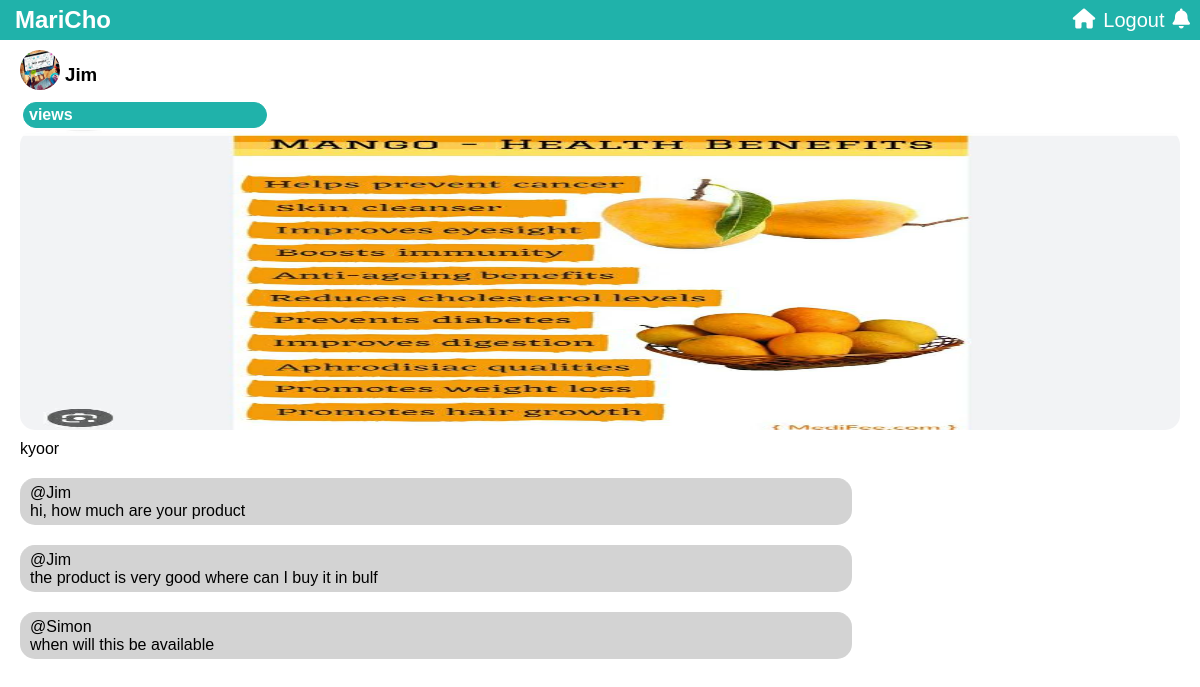
The page /flane/comment-details/8/kyoor on the database its author committed.
### maricho/models.py (models this page shows, shortened)
class Profile(models.Model):
    user = models.ForeignKey(User, on_delete=models.CASCADE, related_name='profile')
    bio = models.TextField(blank=True)
    id_user = models.IntegerField(default=0)
    phone_number = PhoneNumberField(blank=True)
    profileimg = models.ImageField(upload_to='profile_images', default="heart.png")
    location = models.CharField(max_length=100, blank=True)
    followers = models.IntegerField(default=0)
    followed = models.BooleanField(default=False)
    coverimg = models.ImageField(upload_to='cover_images', default=False)

class Post(models.Model):
    user = models.ForeignKey(User, on_delete=models.CASCADE, related_name='posts')
    image = models.ImageField(upload_to='posts/')
    slug = models.SlugField(max_length=250, unique_for_date='created_at', default=False)
    caption = models.TextField(blank=True)
    contact = models.CharField(max_length=100, blank=True)
    created_at = models.DateTimeField(auto_now_add=True)
    updated_at = models.DateTimeField(auto_now=True)
    no_of_likes = models.IntegerField(default=0)
    liked = models.BooleanField(default=False)

class Comment(models.Model):
    post = models.ForeignKey(Post, on_delete=models.CASCADE, related_name='comments')
    user = models.CharField(max_length=80)
    body = models.TextField()
    created = models.DateTimeField(auto_now_add=True)
    updated = models.DateTimeField(auto_now=True)
    active = models.BooleanField(default=True)

### maricho/views.py (the view)
# urls.py: path('comment-details/<int:post_id>/<slug:slug>', views.comment_details, name='comment_details')
def comment_details(request, post_id, slug):
    post = Post.objects.get(id=post_id)
    total_views = r.incr(f'image:{post.id}:views')
    slug = slug
    profiles = Profile.objects.all()
    return render(request, 'commentdetails.html', {'post': post, 'profiles': profiles,  'total_views': total_views})

### maricho/templates/commentdetails.html (shortened to what this page needs)
{% extends 'base.html' %}
{% block content %}
<body>
<div class="comments">
    {% for profile in profiles %}
    {% if profile.user == post.user %}
    <h3> <a href="{% url 'profile' profile.id %}"><img src="{{ profile.profileimg.url }}"> </a>{{ post.user }}</h3>
    {% endif %}
    {% endfor %}
    <h4> {{ total_views }} views</h4>
    <img src="{{post.image.url}}">
    <p>{{ post.caption }}</p>
{% if not post.comments.all %}
<p> no comments yet </p>
{% else %}
{% for comment in post.comments.all %}
    <p1><span>@{{comment.user}} </span>{{ comment.body }}</p1>
    {% endfor %}
{% endif %}
</div>
</body>
{% endblock content %}

### maricho/templates/base.html (shortened to what this page needs)
{% load static %}
<head>
</head>
<body>
<nav>
<div>
<h1>Mari<span>Cho</span></h1>
</div>
    <ul>
        <li><a href="{% url 'home' %}"><i class="fa-solid fa-house"></i></a></li>
        <li><a href="{% url 'logout' %}">Logout</a></li>
        <li><a href="#"><i class="fa-solid fa-bell"></i></a></li>
    </ul>
</nav>
<div class="bd">
</div>
{% block content %}
{% endblock %}

### maricho/templates/base.html (style rules this page uses)
* { margin: 0; padding: 0; font-family: sans-serif; }
nav { width: 100%; height: 40px; background: lightseagreen; justify-content: space-between; display: flex; align-items: center; position: fixed; }
nav ul { display: flex; gap: 8px; list-style: none; margin-right: 10px; }
nav h1 { color: White; margin-left: 15px; }
nav h1 span { color: White; }
nav ul li a { text-decoration: none; font-size: 20px; color: white; }
.bd { border-bottom: 5px solid lightgrey; padding-top: 15px; }

### maricho/templates/commentdetails.html (style rules this page uses)
.comments { margin: 30px 20px 5px; }
.comments img { margin-bottom: 10px; border-radius: 15px; height: 300px; width: 100%; }
.comments h3 img { height: 40px; width: 40px; border-radius: 50%; margin-bottom: 10px; }
.comments h3 { gap: 5px; display: flex; align-items: center; }
.comments p1 { width: 70%; display: grid; border-top: 1px solid lightgrey; margin-top: 20px; background: lightgrey; padding: 5px 10px; border-radius: 15px; }
h4 { border: 1px solid lightseagreen; margin: 2px 3px 2px; color: white; background: lightseagreen; width: 20%; padding: 3px 5px 3px; border-radius: 15px; }

### rows shown on the page
Profile: profileimg (picture)
Post: user "Jim", image (picture), caption "kyoor"
Comment: user "Jim", body "hi, how much are your product"
Comment: user "Jim", body "the product is very good where can I buy it in bulf"
Comment: user "Simon", body "when will this be available"
